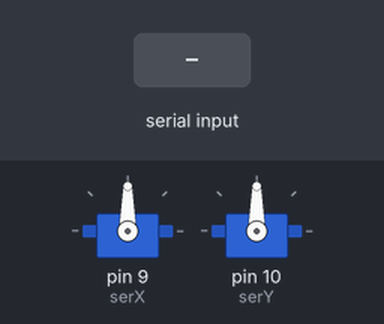
Simulated run of this sketch. Board: Arduino Uno, built with avr-gcc and run on an emulated ATmega328P. On the bench: 2 × servo. The inputs (shaded band) are chosen by the test bench.

Above: at 1.2 s.
1.3 s: "Y" received over Serial
At 2.4 s:
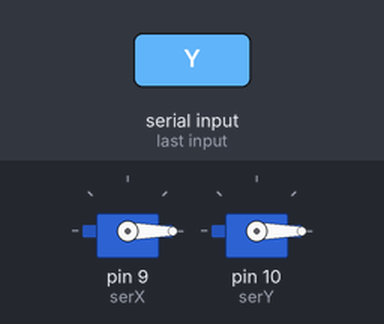
2.8 s: "30,150\n" received over Serial
At 3.7 s:
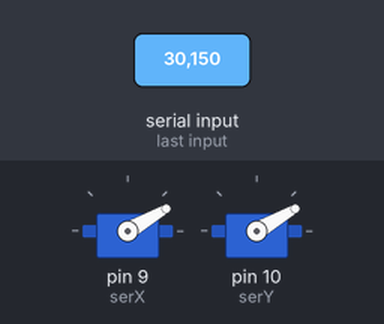
4.3 s: "200\n" received over Serial
At 4.8 s:
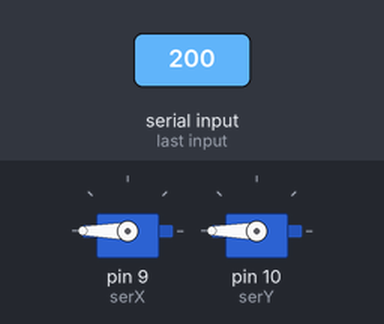
5.8 s: "X" received over Serial
At 7.0 s:
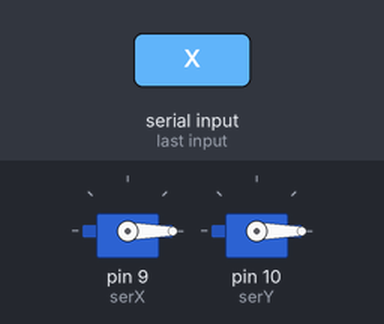
7.3 s: "90,45\n" received over Serial
At 8.4 s:
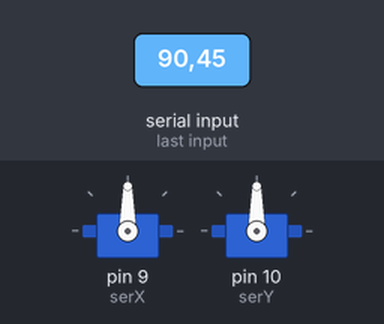
Timing chart, 0 to 9.8 s (numbered marks = the images above; inputs shaded):
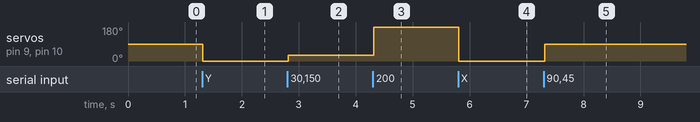

The sketch:

arudino.ino
```cpp
#include <Servo.h>

Servo serX;
Servo serY;

String serialData;

void setup() {
  // put your setup code here, to run once:
  serX.attach(9);
  serY.attach(10);

  serX.write(90);
  serY.write(90);

  Serial.begin(9600);
  Serial.setTimeout(10);

}

void loop() {

}

void serialEvent() {
  serialData = Serial.readString();

  serX.write(parsedX(serialData));
  serY.write(parsedY(serialData));
}

int parsedX (String data) {
  data.remove(data.indexOf("Y"));
  data.remove(data.indexOf("X"), 1);

  return data.toInt();
}

int parsedY (String data) {
  data.remove(0, data.indexOf("Y") + 1);

  return data.toInt();
}
```

Measured:
- after the input at 1.3 s, servo on pin 9 (serX), servo on pin 10 (serY): 90° → 0° at once
- after the input at 2.8 s, servo on pin 9 (serX), servo on pin 10 (serY): 0° → 30° at once
- after the input at 4.3 s, servo on pin 9 (serX), servo on pin 10 (serY): 30° → 180° at once
- after the input at 5.8 s, servo on pin 9 (serX), servo on pin 10 (serY): 180° → 0° at once
- after the input at 7.3 s, servo on pin 9 (serX), servo on pin 10 (serY): 0° → 90° at once
